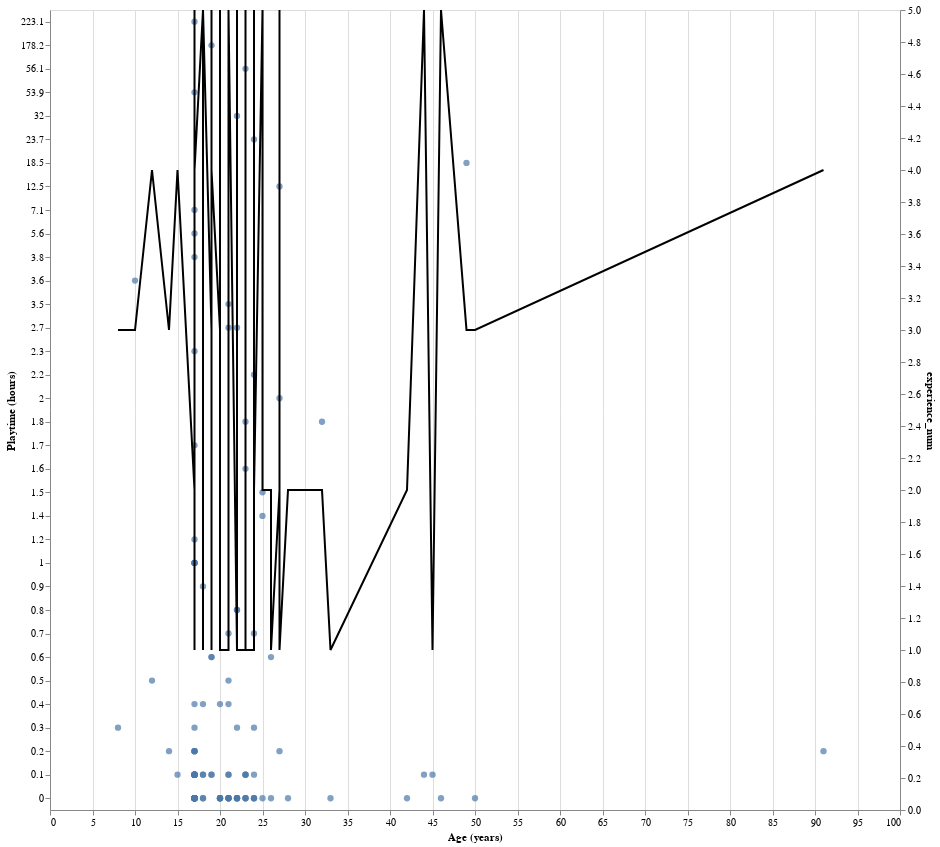

Notebook cell for this chart:
### Code cell
players_scatter2 = alt.Chart(players_preds).mark_circle(size=40).encode(
    x=alt.X("age:Q").title("Age (years)"),
    y=alt.Y("played_hours:N", 
            title = "Playtime (hours)",
            scale=alt.Scale(reverse=True)
)).properties(width=850, height=800)


players_plot3 = players_scatter2 + alt.Chart(players_preds).mark_line(color="black").encode(
    x="age",
    y="experience_num"
)
players_plot3

#implement a linear reg?

### Figure 1 — Vega specification as saved in the notebook (floating-point values rounded to 4 significant figures; data arrays with more than 128 entries replaced by an {"elided": "..."} marker saying what was removed)
{"$schema": "https://vega.github.io/schema/vega/v5.json", "data": [{"name": "source_0", "values": {"elided": "137 records"}}, {"name": "data_0", "values": {"elided": "137 records"}}, {"name": "data_0_layer_0_y_domain_played_hours", "values": [{"played_hours": 0.1}, {"played_hours": 0.0}, {"played_hours": 0.6}, {"played_hours": 1.8}, {"played_hours": 1.0}, {"played_hours": 0.2}, {"played_hours": 0.8}, {"played_hours": 18.5}, {"played_hours": 0.5}, {"played_hours": 2.7}, {"played_hours": 0.4}, {"played_hours": 2.3}, {"played_hours": 3.5}, {"played_hours": 0.3}, {"played_hours": 1.6}, {"played_hours": 178.2}, {"played_hours": 1.7}, {"played_hours": 1.4}, {"played_hours": 2.0}, {"played_hours": 12.5}, {"played_hours": 0.7}, {"played_hours": 5.6}, {"played_hours": 223.1}, {"played_hours": 2.2}, {"played_hours": 1.2}, {"played_hours": 3.6}, {"played_hours": 0.9}, {"played_hours": 23.7}, {"played_hours": 56.1}, {"played_hours": 53.9}, {"played_hours": 1.5}, {"played_hours": 3.8}, {"played_hours": 32.0}, {"played_hours": 7.1}]}, {"name": "source_0_layer_1_y_domain_experience_num", "values": [{"min": 1, "max": 5}]}], "marks": [{"type": "symbol", "name": "layer_0_marks", "from": {"data": "data_0"}, "encode": {"update": {"shape": {"value": "circle"}, "y": {"field": "played_hours", "scale": "layer_0_y"}, "opacity": {"value": 0.7}, "size": {"value": 40}, "fill": {"value": "#4c78a8"}, "x": {"field": "age", "scale": "x"}}}, "style": ["circle"]}, {"type": "line", "name": "layer_1_marks", "from": {"data": "source_0"}, "sort": {"field": "x"}, "encode": {"update": {"stroke": {"value": "black"}, "defined": {"signal": "isValid(datum[\"age\"]) && isFinite(+datum[\"age\"]) && isValid(datum[\"experience_num\"]) && isFinite(+datum[\"experience_num\"])"}, "y": {"field": "experience_num", "scale": "layer_1_y"}, "x": {"field": "age", "scale": "x"}}}, "style": ["line"]}], "scales": [{"name": "x", "type": "linear", "domain": {"fields": [{"data": "data_0", "field": "age"}, {"data": "source_0", "field": "age"}]}, "range": [0, {"signal": "width"}], "zero": true, "nice": true}, {"name": "layer_0_y", "type": "point", "domain": {"data": "data_0_layer_0_y_domain_played_hours", "field": "played_hours", "sort": true}, "range": [0, {"signal": "height"}], "reverse": true, "padding": 0.5}, {"name": "layer_1_y", "type": "linear", "domain": [{"signal": "(data(\"source_0_layer_1_y_domain_experience_num\")[0] || {}).min"}, {"signal": "(data(\"source_0_layer_1_y_domain_experience_num\")[0] || {}).max"}], "range": [{"signal": "height"}, 0], "zero": true, "nice": true}], "axes": [{"scale": "x", "grid": true, "ticks": false, "maxExtent": 0, "tickCount": {"signal": "ceil(width/40)"}, "aria": false, "gridScale": "layer_0_y", "labels": false, "domain": false, "orient": "bottom", "minExtent": 0, "zindex": 0}, {"scale": "x", "tickCount": {"signal": "ceil(width/40)"}, "grid": false, "title": "Age (years)", "zindex": 0, "labelFlush": true, "orient": "bottom", "labelOverlap": true}, {"scale": "layer_0_y", "zindex": 0, "title": "Playtime (hours)", "orient": "left", "grid": false}, {"scale": "layer_1_y", "grid": false, "zindex": 0, "title": "experience_num", "orient": "right", "labelOverlap": true, "tickCount": {"signal": "ceil(height/40)"}}], "style": "cell", "height": 800, "background": "white", "width": 850, "padding": 5}
